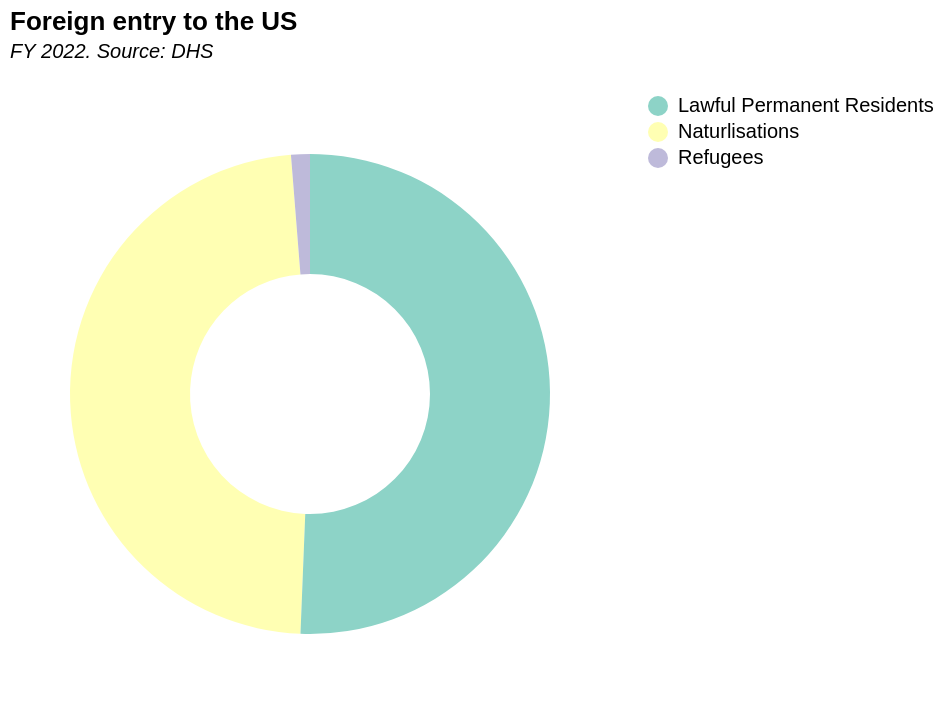

Specify this chart in Vega-Lite:
### Vega-Lite specification from a JSON file in a GitHub repository (floating-point values rounded to 4 significant figures)
{"$schema": "https://vega.github.io/schema/vega-lite/v5.json", "description": "A simple donut chart with embedded data.", "height": 300, "width": 300, "view": {"stroke": "transparent"}, "title": {"text": "Foreign entry to the US", "subtitle": ["FY 2022. Source: DHS", ""], "subtitleFontStyle": "italic", "subtitleFontSize": 10, "anchor": "start", "color": "black"}, "data": {"values": [{"Type": "Non-immigrant", "Number": "43176853", "Source": "https://www.dhs.gov/sites/default/files/2023-04/2023_0308_plcy_legal_immigration_adjustment_of_status_report_fy_2022q4_final_d.xlsx "}, {"Type": "Naturlisations", "Number": "967130", "Source": ""}, {"Type": "Refugees", "Number": "25465", "Source": ""}, {"Type": "Lawful Permanent Residents", "Number": "1018004", "Source": ""}]}, "transform": [{"filter": "datum.Type != 'Non-immigrant'"}], "mark": {"type": "arc", "innerRadius": 60, "outerRadius": 120, "cornerRadius": 0, "padAngle": 0, "thetaOffset": 0}, "encoding": {"theta": {"field": "Number", "type": "quantitative"}, "color": {"field": "Type", "type": "nominal", "legend": {"title": null}, "scale": {"scheme": "set3"}}, "tooltip": [{"field": "Value", "title": "USD billions", "format": "$,"}, {"field": "Share", "title": "Share", "format": ".0%"}]}}
